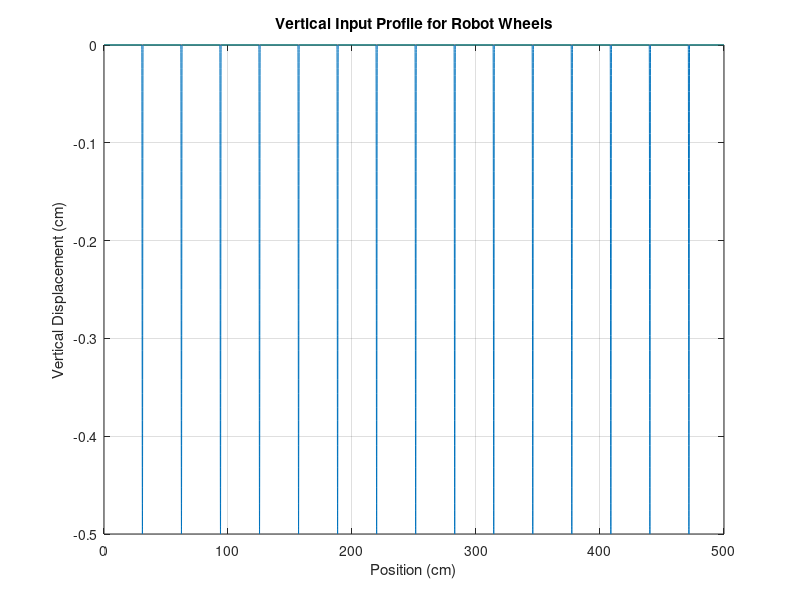

The MATLAB script that drew this image:
% Parameters
tile_length = 30.48; % cm
grout_length = 1; % cm
grout_depth = 0.5; % cm
total_length = 500; % cm
profile_resolution = 0.01; % cm (sampling resolution)

% Time and Position Vectors
x = 0:profile_resolution:total_length;
y = zeros(size(x));

% Generate Profile
for i = 1:length(x)
    pos = mod(x(i), tile_length + grout_length);
    if pos <= tile_length
        y(i) = 0; % Tile
    else
        grout_pos = pos - tile_length;
        y(i) = 0 - grout_depth * (1 - cos(2 * pi * grout_pos / grout_length)) / 2; % Grout
    end
end

% Plot the Profile
figure;
plot(x, y);
title('Vertical Input Profile for Robot Wheels');
xlabel('Position (cm)');
ylabel('Vertical Displacement (cm)');
grid on;

% Save Profile to Workspace
assignin('base', 'x', x);
assignin('base', 'y', y);